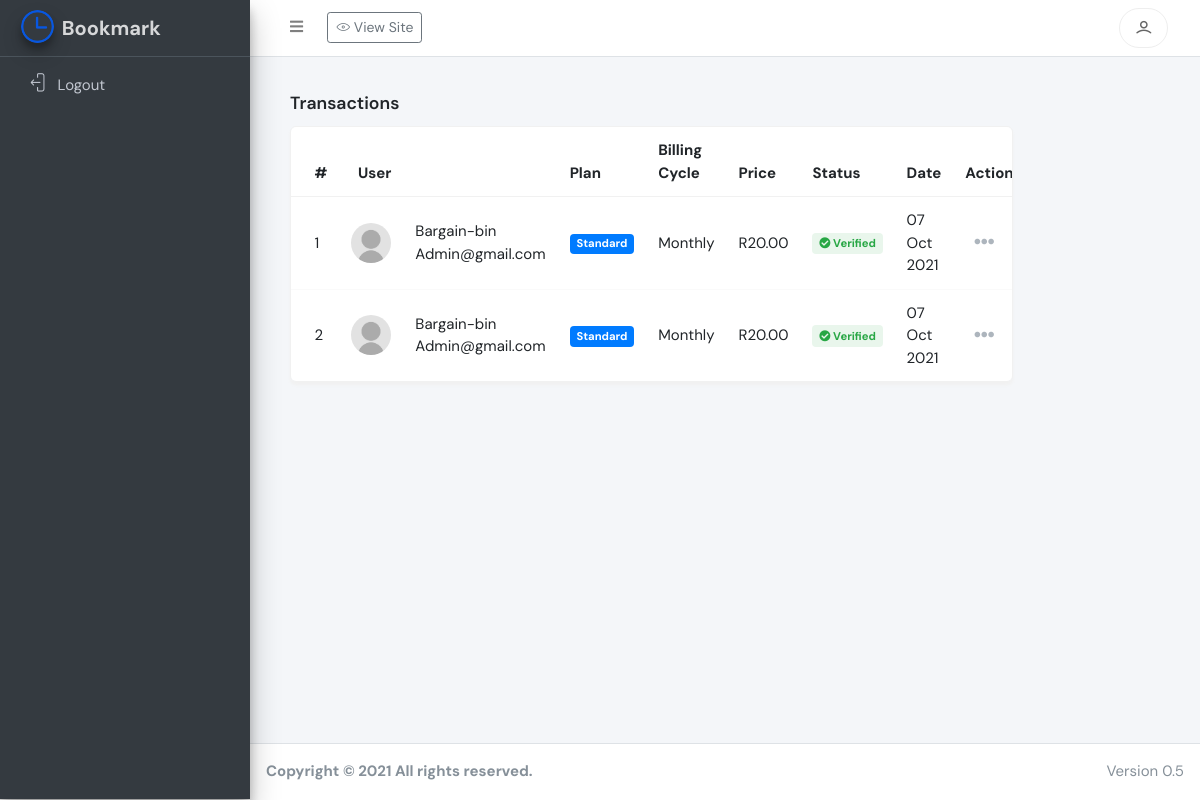
Screenshot of /index.php/admin/payment/transactions with the database file from the repository.
### tables this page shows
CREATE TABLE `settings` (
  `id` int(11) NOT NULL,
  `site_name` varchar(255) DEFAULT NULL,
  `site_title` varchar(255) DEFAULT NULL,
  `favicon` varchar(255) DEFAULT NULL,
  `logo` varchar(255) DEFAULT NULL,
  `hero_img` varchar(255) DEFAULT NULL,
  `keywords` varchar(255) DEFAULT NULL,
  `description` text DEFAULT NULL,
  `footer_about` text DEFAULT NULL,
  `admin_email` varchar(255) DEFAULT NULL,
  `mobile` varchar(255) DEFAULT NULL,
  `copyright` varchar(255) DEFAULT NULL,
  `pagination_limit` int(11) DEFAULT NULL,
  `facebook` varchar(255) DEFAULT NULL,
  `instagram` varchar(255) DEFAULT NULL,
  `twitter` varchar(255) DEFAULT NULL,
  `linkedin` varchar(255) DEFAULT NULL,
  `google_analytics` mediumtext DEFAULT NULL,
  `site_color` varchar(255) DEFAULT NULL,
  `site_font` varchar(255) DEFAULT NULL,
  `layout` int(11) DEFAULT NULL,
  `about_info` text DEFAULT NULL,
  `ind_code` varchar(255) DEFAULT NULL,
  `purchase_code` varchar(255) DEFAULT NULL,
  `link` varchar(255) DEFAULT NULL,
  `enable_captcha` int(11) NOT NULL DEFAULT 0,
  `enable_workflow` int(11) NOT NULL DEFAULT 1,
  `enable_feature` int(11) NOT NULL,
  `enable_users` int(11) NOT NULL DEFAULT 1,
  `enable_blog` int(11) NOT NULL,
  `enable_faq` int(11) NOT NULL,
  `enable_registration` int(11) NOT NULL,
  `enable_payment` int(11) NOT NULL,
  `enable_paypal` int(11) NOT NULL DEFAULT 0,
  `enable_email_verify` int(11) NOT NULL,
  `enable_multilingual` int(11) DEFAULT 0,
  `captcha_type` int(11) DEFAULT NULL,
  `captcha_site_key` varchar(255) DEFAULT NULL,
  `captcha_secret_key` varchar(255) DEFAULT NULL,
  `paypal_email` varchar(255) DEFAULT NULL,
  `paypal_payment` int(11) DEFAULT 0,
  `stripe_payment` int(11) DEFAULT 0,
  `publish_key` varchar(255) DEFAULT NULL,
  `secret_key` varchar(255) DEFAULT NULL,
  `paypal_mode` varchar(255) DEFAULT 'sandbox',
  `twillo_account_sid` varchar(255) DEFAULT NULL,
  `twillo_auth_token` varchar(255) DEFAULT NULL,
  `twillo_number` varchar(255) DEFAULT NULL,
  `enable_sms` varchar(255) NOT NULL DEFAULT '0',
  `enable_offline_payment` varchar(255) DEFAULT '0',
  `offline_details` text DEFAULT NULL,
  `mail_protocol` varchar(255) DEFAULT NULL,
  `mail_title` varchar(255) DEFAULT NULL,
  `mail_host` varchar(255) DEFAULT NULL,
  `mail_port` varchar(255) DEFAULT NULL,
  `mail_encryption` varchar(255) DEFAULT 'ssl',
  `mail_username` varchar(255) DEFAULT NULL,
  `mail_password` varchar(255) DEFAULT NULL,
  `chart_style` varchar(255) NOT NULL DEFAULT 'style1',
  `country` int(11) NOT NULL DEFAULT 178,
  `site_info` int(11) DEFAULT NULL,
  `lang` int(11) NOT NULL DEFAULT 1,
  `trial_days` varchar(155) DEFAULT '0',
  `tax_name` varchar(255) DEFAULT NULL,
  `tax_value` varchar(255) DEFAULT NULL,
  `type` varchar(255) NOT NULL DEFAULT 'live',
  `version` varchar(255) NOT NULL DEFAULT 'v1.1'
);

CREATE TABLE `payment` (
  `id` int(11) NOT NULL,
  `puid` varchar(255) NOT NULL,
  `user_id` int(11) NOT NULL,
  `package_id` varchar(255) DEFAULT NULL,
  `billing_type` varchar(255) DEFAULT NULL,
  `amount` decimal(10,2) DEFAULT NULL,
  `status` varchar(255) NOT NULL,
  `created_at` date NOT NULL,
  `expire_on` date DEFAULT NULL,
  `payment_method` varchar(255) DEFAULT NULL,
  `proof` text DEFAULT NULL,
  `tax` varchar(255) DEFAULT '0'
);

CREATE TABLE `users` (
  `id` int(11) NOT NULL,
  `parent_id` int(11) NOT NULL,
  `name` varchar(255) DEFAULT NULL,
  `slug` varchar(255) DEFAULT NULL,
  `email` varchar(255) DEFAULT NULL,
  `user_name` varchar(255) DEFAULT NULL,
  `password` varchar(255) DEFAULT NULL,
  `role` varchar(100) DEFAULT 'user',
  `account_type` varchar(255) DEFAULT NULL,
  `user_type` varchar(100) DEFAULT 'registered',
  `trial_expire` date DEFAULT NULL,
  `phone` varchar(255) DEFAULT NULL,
  `address` text DEFAULT NULL,
  `email_verified` int(11) DEFAULT 0,
  `verify_code` varchar(255) DEFAULT NULL,
  `phone_verified` varchar(255) NOT NULL DEFAULT '0',
  `sms_count` varchar(255) NOT NULL DEFAULT '0',
  `image` varchar(255) DEFAULT NULL,
  `thumb` varchar(255) DEFAULT NULL,
  `paypal_payment` int(11) DEFAULT 1,
  `stripe_payment` int(11) DEFAULT 1,
  `paypal_email` varchar(255) DEFAULT NULL,
  `publish_key` varchar(255) DEFAULT NULL,
  `secret_key` varchar(255) DEFAULT NULL,
  `status` int(11) DEFAULT 0,
  `country` int(11) DEFAULT NULL,
  `currency` varchar(255) DEFAULT 'USD',
  `paypal_mode` varchar(255) DEFAULT 'live',
  `about_me` varchar(5000) DEFAULT NULL,
  `available_days` varchar(255) DEFAULT NULL,
  `google_analytics` text DEFAULT NULL,
  `enable_appointment` int(11) DEFAULT 1,
  `enable_rating` int(11) DEFAULT 1,
  `twillo_account_sid` varchar(255) DEFAULT NULL,
  `twillo_auth_token` varchar(255) DEFAULT NULL,
  `twillo_number` varchar(255) DEFAULT NULL,
  `enable_sms_notify` varchar(255) DEFAULT '0',
  `enable_sms_alert` varchar(255) DEFAULT '0',
  `date_format` varchar(255) DEFAULT 'd M Y',
  `created_at` datetime DEFAULT NULL
);

CREATE TABLE `package` (
  `id` int(11) NOT NULL,
  `name` varchar(255) DEFAULT NULL,
  `slug` varchar(255) DEFAULT NULL,
  `price` decimal(10,2) DEFAULT 0.00,
  `monthly_price` decimal(10,2) DEFAULT NULL,
  `bill_type` varchar(255) DEFAULT NULL,
  `is_special` int(11) NOT NULL DEFAULT 0,
  `status` int(11) NOT NULL DEFAULT 1
);

CREATE TABLE `country` (
  `id` int(11) NOT NULL,
  `name` varchar(20) NOT NULL,
  `code` varchar(2) NOT NULL,
  `dial_code` varchar(5) NOT NULL,
  `currency_name` varchar(20) NOT NULL,
  `currency_symbol` varchar(20) NOT NULL,
  `currency_code` varchar(10) NOT NULL
);

### application/controllers/admin/Payment.php (called while the page is built, shortened)
<?php if ( ! defined('BASEPATH')) exit('No direct script access allowed');
class Payment extends Home_Controller {
    public function transactions()
    {
        $data = array();
        $data['page_title'] = 'Transactions';
        $data['payments'] = $this->admin_model->get_payment_lists(0);
        $data['main_content'] = $this->load->view('admin/payment/transactions',$data,TRUE);
        $this->load->view('admin/index',$data);
    }
}

### index.php (called while the page is built, shortened)
<?php
require_once BASEPATH.'core/CodeIgniter.php';

### application/helpers/custom_helper.php (called while the page is built, shortened)
<?php if ( ! defined('BASEPATH')) exit('No direct script access allowed');
	if(!function_exists('my_date_show')){
	    function my_date_show($date){
	        if (!empty(business())) {
	        	$date_format = business()->date_format;
	        } else {
	        	$date_format = 'd M Y';
	        }
	        if($date != ''){
	            $date2 = date_create($date);
	            $date_new = date_format($date2, $date_format);
	            return $date_new;
	        }else{
	            return '';
	        }
	    }
	}
  	if(!function_exists('get_settings')){
	    function get_settings(){
	        $ci = get_instance();
	        $option = $ci->admin_model->get_settings();
	        return $option;
	    }
    }
    if(!function_exists('settings')){
	    function settings(){
	        $ci = get_instance();
	        $option = $ci->admin_model->get_settings();
	        return $option;
	    }
    }
    if(!function_exists('business')){
	    function business(){
	        $ci = get_instance();
	        $option = $ci->admin_model->get_business(0);
	        return $option;
	    }
    }
	if (!function_exists('trans'))
	{
	    function trans($string)
	    {
	        $ci =& get_instance();
	        return $ci->lang->line($string);
	    }
	}

### application/models/Admin_model.php (called while the page is built, shortened)
<?php
class Admin_model extends CI_Model {
    function get_by_id($id,$table)
    {
        $this->db->select();
        $this->db->from($table);
        $this->db->where('id', $id);
        $query = $this->db->get();
        $query = $query->row();
        return $query;
    }
    function get_business($uid)
    {
        $this->db->select('b.*, n.name as country_name, n.currency_name, n.currency_symbol, n.currency_code');
        $this->db->from('business b');
        $this->db->where('b.user_id', $this->session->userdata('id'));
        $this->db->join('country n', 'n.id = b.country', 'LEFT');
        $this->db->order_by('id', 'DESC');
        $query = $this->db->get();
        $query = $query->row();
        return $query;
    }
    function get_payment_lists($limit)
    {
        $this->db->select('p.*, k.name as package_name, k.slug, u.name as user_name, u.phone, u.address, u.email, u.thumb');
        $this->db->from('payment p');
        $this->db->join('package k', 'k.id = p.package_id', 'LEFT');
        $this->db->join('users u', 'u.id = p.user_id', 'LEFT');
        $this->db->where('p.amount != ', '0.00');
        $this->db->where('p.status != ', 'expired');
        $this->db->order_by('p.id', 'DESC');
        $query = $this->db->get();
        $query = $query->result();
        return $query;
    }
    function get_settings()
    {
        $this->db->select('s.*, c.currency_code, c.currency_symbol');
        $this->db->from('settings s');
        $this->db->join('country c', 'c.id = s.country', 'LEFT');
        $query = $this->db->get();
        $query = $query->row();
        return $query;
    }
    function get_language_values()
    {
        $this->db->select();
        $this->db->from('lang_values');
        $this->db->order_by('id','ASC');
        $query = $this->db->get();
        $query = $query->result();
        return $query;
    }
}

### application/views/admin/payment/transactions.php (the view, shortened to what this page needs)
<div class="content-wrapper">
  <section class="content container-fluid pt-4 mb-4">
    <div class="card list_area">
      <div class="card-header with-border pl-2">
        <h3 class="card-title p-0"><?php echo trans('transactions') ?> </h3>
      </div>
      <div class="col-md-10">
        <div class="card-body table-responsive p-0">
            <table class="table table-hover <?php if(count($payments) > 10){echo "datatable";} ?> cushover">
                <thead>
                    <tr>
                        <th>#</th>
                        <th class="text-right"><?php echo trans('user') ?></th>
                        <th></th>
                        <th><?php echo trans('plan') ?></th>
                        <th><?php echo trans('billing-cycle') ?></th>
                        <th><?php echo trans('price') ?></th>
                        <th><?php echo trans('status') ?></th>
                        <th><?php echo trans('date') ?></th>
                        <th><?php echo trans('action') ?></th>
                    </tr>
                </thead>
                <tbody>
                  <?php $i=1; foreach ($payments as $payment): ?>
                    <?php if ($payment->amount != '0.00'): ?>
                      <tr id="row_<?php echo html_escape($payment->id); ?>">
                          <td><?php echo $i; ?></td>
                          <?php if ($payment->thumb == ''): ?>
                              <?php $avatar = 'assets/images/avatar.png'; ?>
                          <?php else: ?>
                              <?php $avatar = $payment->thumb; ?>
                          <?php endif ?>
                          <td class="text-right"><img width="40px" class="img-circle" src="<?php echo base_url($avatar) ?>"></td>
                          <td>
                            <?php echo ucfirst($payment->user_name); ?><br>
                            <?php echo ucfirst($payment->email); ?>
                          </td>
                          <td><span class="badge badge-primary brd-20"><?php echo html_escape($payment->package_name); ?></span></td>
                          <td><?php echo ucfirst($payment->billing_type); ?></td>
                          <td><?php echo html_escape(settings()->currency_symbol) ?><?php echo html_escape($payment->amount); ?></td>
                          <td>
                            <?php if ($payment->status == 'verified'): ?>
                              <span class="badge badge-success-soft brd-20"><i class="fas fa-check-circle"></i> <?php echo ucfirst($payment->status); ?></span>
                            <?php else: ?>
                              <span class="badge badge-danger-soft brd-20"><?php echo ucfirst($payment->status); ?></span>
                            <?php endif ?>
                          </td>
                          <td><?php echo my_date_show($payment->created_at); ?> </td>
                          <td class="actions">
                            <div class="btn-group">
                                <button type="button" class="btn btn-tool" data-toggle="dropdown" aria-expanded="false">
                                  <i class="fas fa-ellipsis-h"></i>
                                </button>
                            </div>
                          </td>
                      </tr>
                    <?php endif ?>
                  <?php $i++; endforeach; ?>
                </tbody>
            </table>
        </div>
      </div>
    </div>
  </section>
</div>

### application/views/admin/include/left_sideber.php (shortened to what this page needs)
<aside class="main-sidebar sidebar-dark-primary elevation-4">
    <a target="_blank" href="<?php echo base_url() ?>" class="brand-link">
      <img src="<?php echo base_url(settings()->favicon) ?>" alt="AdminLTE Logo" class="brand-image img-circle elevation-3">
      <span class="brand-text font-weight-bold"><?php echo html_escape(settings()->site_name) ?></span>
    </a>
    <div class="sidebar">
      <nav class="mt-2">
        <ul class="nav nav-pills nav-sidebar flex-column" data-widget="treeview" role="menu" data-accordion="false">
          <li class="nav-item">
              <a class="nav-link" href="<?php echo base_url('auth/logout') ?>">
              <i class="nav-icon lni lni-exit"></i> <p><?php echo trans('logout') ?></p>
              </a>
          </li>
        </ul>
      </nav>
    </div>
  </aside>

### application/views/admin/include/footer.php (shortened to what this page needs)
  <footer class="main-footer">
    <div class="float-right d-none d-sm-inline">
      <?php echo trans('version') ?> <?php echo html_escape(settings()->version) ?>
    </div>
    <strong><?php echo trans('copyright') ?> &copy; <?php echo date('Y') ?>  <?php echo trans('all-rights-reserved') ?>.
  </footer>
</div>
</body>
</html>

### rows the page displays
settings: favicon (picture), site_name "Bookmark", version "0.5"
payment: user.thumb (placeholder picture), user.name "Bargain-bin", user.email "Admin@gmail.com", package.name "Standard", billing_type "Monthly", country.currency_symbol "R", amount "20.00", status "Verified", created_at "07 Oct 2021"
payment: user.thumb (placeholder picture), user.name "Bargain-bin", user.email "Admin@gmail.com", package.name "Standard", billing_type "Monthly", country.currency_symbol "R", amount "20.00", status "Verified", created_at "07 Oct 2021"

### other values shown
trans('view-site') "View Site"
trans('logout') "Logout"
trans('transactions') "Transactions"
trans('user') "User"
trans('plan') "Plan"
trans('billing-cycle') "Billing Cycle"
trans('price') "Price"
trans('status') "Status"
trans('date') "Date"
trans('action') "Action"
trans('version') "Version"
trans('copyright') "Copyright"
trans('all-rights-reserved') "All rights reserved"
